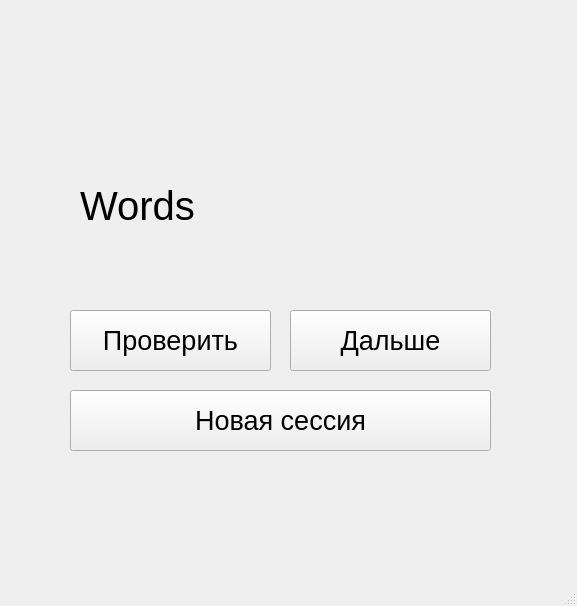
<?xml version="1.0" encoding="UTF-8"?>
<ui version="4.0">
 <class>MainWindow</class>
 <widget class="QMainWindow" name="MainWindow">
  <property name="geometry">
   <rect>
    <x>0</x>
    <y>0</y>
    <width>577</width>
    <height>606</height>
   </rect>
  </property>
  <property name="windowTitle">
   <string>Words_translation</string>
  </property>
  <widget class="QWidget" name="centralwidget">
   <widget class="QLabel" name="label">
    <property name="geometry">
     <rect>
      <x>80</x>
      <y>160</y>
      <width>401</width>
      <height>91</height>
     </rect>
    </property>
    <property name="font">
     <font>
      <pointsize>30</pointsize>
     </font>
    </property>
    <property name="text">
     <string>Words</string>
    </property>
   </widget>
   <widget class="QPushButton" name="check">
    <property name="geometry">
     <rect>
      <x>70</x>
      <y>310</y>
      <width>201</width>
      <height>61</height>
     </rect>
    </property>
    <property name="font">
     <font>
      <pointsize>20</pointsize>
     </font>
    </property>
    <property name="text">
     <string>Проверить</string>
    </property>
   </widget>
   <widget class="QPushButton" name="next">
    <property name="geometry">
     <rect>
      <x>290</x>
      <y>310</y>
      <width>201</width>
      <height>61</height>
     </rect>
    </property>
    <property name="font">
     <font>
      <pointsize>20</pointsize>
     </font>
    </property>
    <property name="text">
     <string>Дальше</string>
    </property>
   </widget>
   <widget class="QPushButton" name="change_session">
    <property name="geometry">
     <rect>
      <x>70</x>
      <y>390</y>
      <width>421</width>
      <height>61</height>
     </rect>
    </property>
    <property name="font">
     <font>
      <pointsize>20</pointsize>
     </font>
    </property>
    <property name="text">
     <string>Новая сессия</string>
    </property>
   </widget>
  </widget>
  <widget class="QMenuBar" name="menubar">
   <property name="geometry">
    <rect>
     <x>0</x>
     <y>0</y>
     <width>577</width>
     <height>21</height>
    </rect>
   </property>
  </widget>
  <widget class="QStatusBar" name="statusbar"/>
 </widget>
 <resources/>
 <connections/>
</ui>
